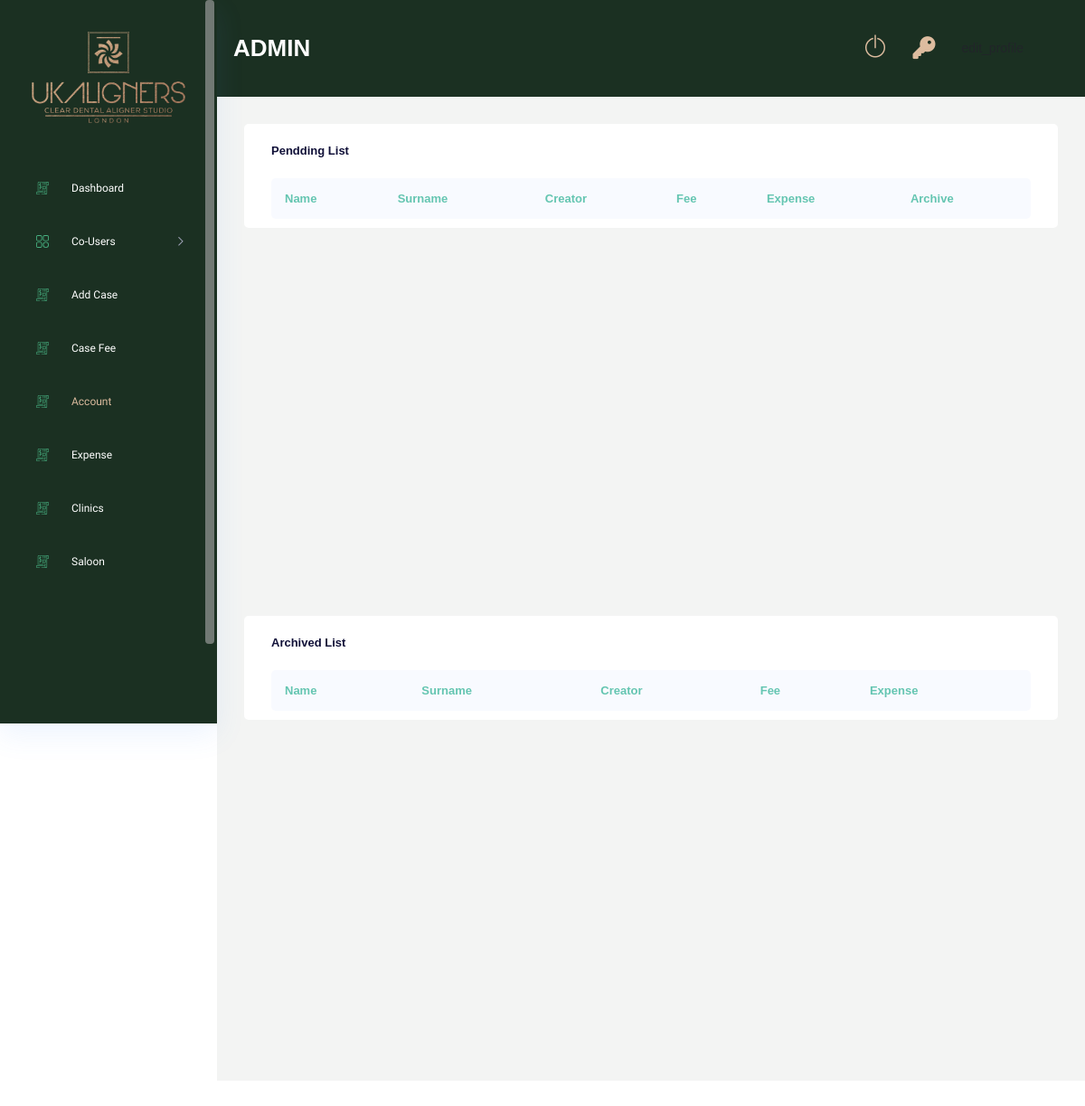
Before: /fee-list/ (signed in) with the older database file.
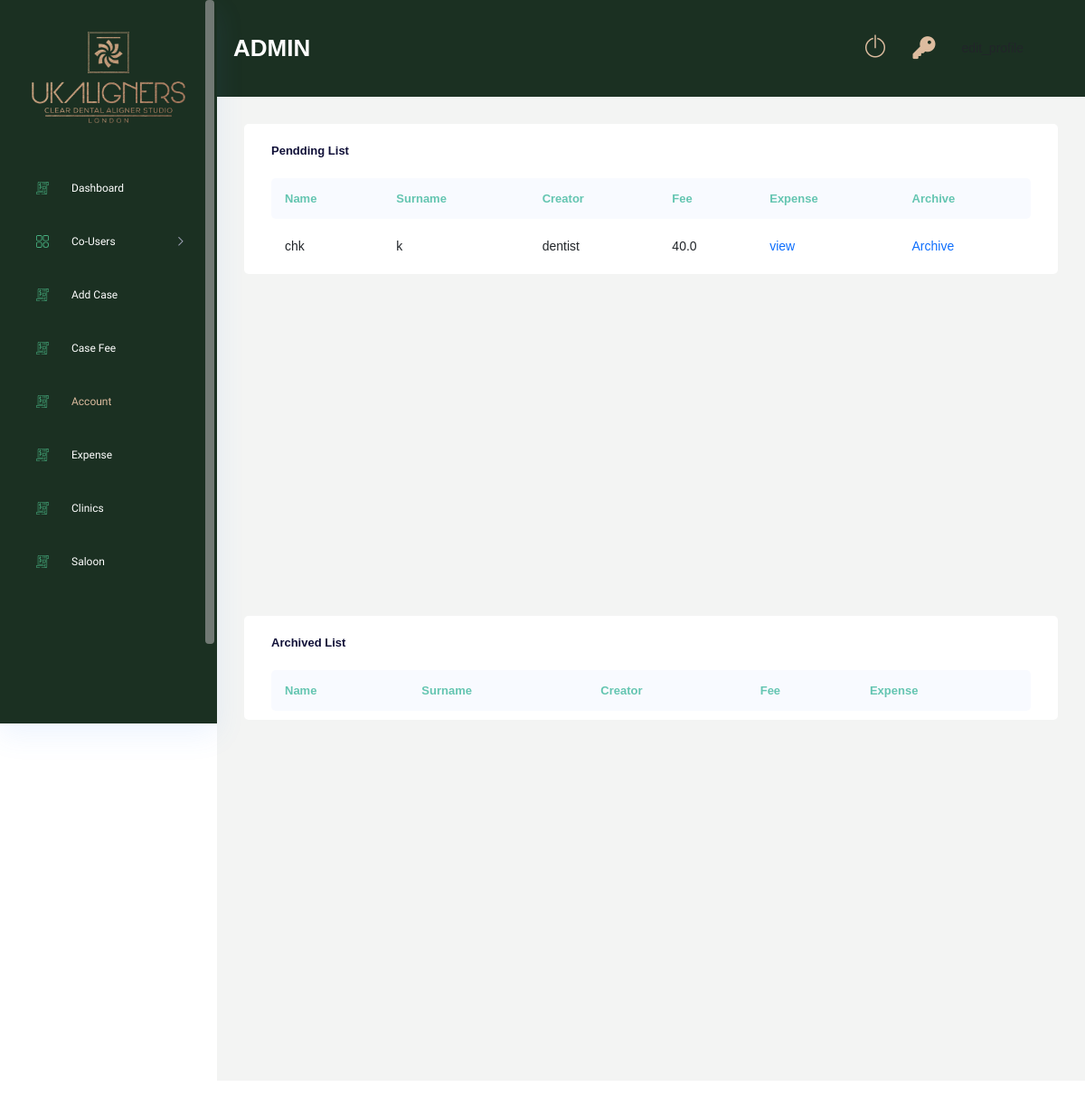
After: the same page with the newer database file.
### Case/models.py (models this page shows, shortened)
class Case(models.Model):
    GENDER_CHOICES = (
        ("male","male"),
        ("female","female"),
        ("other","other")
        )
    ORTHODONTIC_CHOICES = (
        ("yes","yes"),
        ("no","no")
        )
    TREATMENT_REQUIRED_CHOICES = (
        ("full treatment","full treatment"),
        ("continuation","continuation"),
        ("refinement","refinement"),
        ("retainer","retainer")
    )
    OPTIONAL_TREATMENT = (
        ("replacement","replacement"),
        ("mouthguard","mouthguard"),
        ("smile design","smile design")
    )
    SECTION_CHOICES = (
        ("both arches","both arches"),
        ("upper only","upper only"),
        ("lower only","lower only")
    )
    TREATMENT_CHOICES = (
        ("essential","essential"),
        ("advance","advance"),
        ("comprehensive","comprehensive")
    )
    clinic                          = models.ForeignKey(Clinic, on_delete=models.DO_NOTHING,null=True,blank=True)
    dentist                         = models.ForeignKey(Dentist, on_delete=models.DO_NOTHING, null=True, blank=True)
    saloon_owner                    = models.ForeignKey(Saloon_owner, on_delete=models.DO_NOTHING, null=True, blank=True)
    saloon                          = models.ForeignKey(Saloon, on_delete=models.DO_NOTHING, null=True, blank=True)
    name                            = models.CharField(max_length=250)
    surname                         = models.CharField(max_length=250,null=True, blank=True)
    gender                          = models.CharField(max_length=50,choices=GENDER_CHOICES)
    age                             = models.IntegerField(null=True, blank=True)
    treatment_required              = models.CharField(max_length=100,choices=TREATMENT_REQUIRED_CHOICES)
    optional_treatment              = models.CharField(max_length=100,choices=OPTIONAL_TREATMENT, null=True, blank=True)
    orthodontic_treatment_past      = models.CharField(max_length=10,null=True, blank=True, choices=ORTHODONTIC_CHOICES)
    section                         = models.CharField(max_length=250,null=True, blank=True, choices=SECTION_CHOICES)
    treatment_type                  = models.CharField(max_length=250,null=True, blank=True, choices=TREATMENT_CHOICES)
    upper_jaw                       = models.FileField(upload_to="upper_jaws",null=True, blank=True)
    lower_jaw                       = models.FileField(upload_to="lower_jaws",null=True, blank=True)
    rquest_collection               = models.BooleanField(default=False)
    additional_information          = models.TextField(null=True, blank=True)
    planner                         = models.ForeignKey(Planner,on_delete=models.DO_NOTHING, null=True, blank=True)
    technician                      = models.ForeignKey(Technician,on_delete=models.DO_NOTHING, null=True, blank=True)
    status                          = models.CharField(max_length=250, default="new", null=True, blank=True)
    ortho_id                        = models.CharField(max_length=255, null=True, blank=True)
    aligners_upper                  = models.IntegerField(null=True, blank=True)
    aligners_lower                  = models.IntegerField(null=True, blank=True)
    retainer_upper                  = models.IntegerField(null=True, blank=True)
    retainer_lower                  = models.IntegerField(null=True, blank=True)
    treatment_plan_upper            = models.IntegerField(null=True, blank=True)
    treatment_plan_lower            = models.IntegerField(null=True, blank=True)
    duration                        = models.IntegerField(null=True, blank=True)
    progress                        = models.CharField(max_length=255, null=True, blank=True)
    created_at                      = models.DateField(auto_now_add=True, null=True)
    fee_cleared                     = models.BooleanField(default=False)
    totel_fee                       = models.FloatField(default=0.0,null=True,blank=True)
    manager_paid                    = models.BooleanField(default=False)
    planner_paid                    = models.BooleanField(default=False)
    technician_paid                 = models.BooleanField(default=False)
    refinement                      = models.IntegerField(default=0)
    class Meta:
        verbose_name_plural = "Cases"

### DentistRoll/models.py (models this page shows)
class Dentist(models.Model):
    user                    = models.OneToOneField(Users, on_delete=models.CASCADE)
    surname                 = models.CharField(max_length=150,null=True,blank=True)
    number                  = models.CharField(max_length=150,null=True,blank=True)
    clinic                  = models.ManyToManyField(Clinic)
    manager                 = models.ForeignKey(Manager, on_delete=models.DO_NOTHING, null=True, blank=True)
    discount                = models.IntegerField(null=True, blank=True)
    class Meta:
        verbose_name_plural = "Dentists"
    def __str__(self):
        return self.user.username

### Users/models.py (models this page shows, shortened)
class Account(AbstractBaseUser):
    email 					= models.EmailField(verbose_name="email", max_length=60, unique=True)
    username 				= models.CharField(max_length=130)
    date_joined				= models.DateTimeField(verbose_name='date joined', auto_now_add=True)
    last_login				= models.DateTimeField(verbose_name='last login', auto_now=True)
    is_active				= models.BooleanField(default=True)
    is_staff				= models.BooleanField(default=False)
    is_superuser			= models.BooleanField(default=False)
    is_admin				= models.BooleanField(default=False)
    is_manager   			= models.BooleanField(default=False)
    is_planner   			= models.BooleanField(default=False)
    is_technician   		= models.BooleanField(default=False)
    is_dentist      		= models.BooleanField(default=False)
    is_salon           		= models.BooleanField(default=False)
    is_individual     		= models.BooleanField(default=False)
    is_clinic        		= models.BooleanField(default=False)
    hide_email				= models.BooleanField(default=True)
    USERNAME_FIELD = 'email'
    REQUIRED_FIELDS = ['username']
    objects = MyAccountManager()

### AdminRoll/views.py (the view)
# urls.py: path('fee-list/', views.fee_list, name="fee_list"),
@login_required(login_url='login')
def fee_list(request):
    if request.user.is_admin:
        cases_accept = Case.objects.filter(status = 'accepted', fee_cleared=False)
        cases_tc = Case.objects.filter(status = 'tc', fee_cleared=False)
        cases_treatment = Case.objects.filter(status = 'treatment', fee_cleared=False)
        total_unpaid_cases = list(chain(cases_accept, cases_tc, cases_treatment))
        cases_accept_paid = Case.objects.filter(status = 'accepted', fee_cleared=True)
        cases_tc_paid = Case.objects.filter(status = 'tc', fee_cleared=True)
        cases_treatment_paid = Case.objects.filter(status = 'treatment', fee_cleared=True)
        total_paid_cases = list(chain(cases_accept_paid, cases_tc_paid, cases_treatment_paid))
        context = {
            'total_unpaid_cases':total_unpaid_cases,
            'total_paid_cases':total_paid_cases
        }
        return render(request,'adminRoll/fee.html',context)
    else:
        return redirect('login')

### AdminRoll/templates/adminRoll/fee.html (shortened to what the changed rows need)
{% extends 'base.html' %}
{% load static %}
{% block content %}
<div class="main_content_iner ">
    <div class="container-fluid p-0">
        <div class="row justify-content-center">
            <div class="col-lg-12">
                <div class="white_card card_height_100 mb_30">
                    <div class="white_card">
                        <div class="QA_section plr_30">
                            <div class="QA_table mb_30">
                                <table class="table lms_table_active ">
                                    <thead>
                                        <tr>
                                            <th scope="col">Name</th>
                                            <th scope="col">Surname</th>
                                            <th scope="col">Creator</th>
                                            <th scope="col">Fee</th>
                                            <th scope="col">Expense</th>
                                            <th scope="col">Archive</th>
                                        </tr>
                                    </thead>
                                    <tbody>
                                        {% for obj in total_unpaid_cases %}
                                        <tr>
                                            <td>{{ obj.name }}</td>
                                            <td>{{ obj.surname }}</td>
                                            {% if obj.dentist  %}
                                            <td>{{ obj.dentist }}</td>
                                            {% else %}
                                                <td>{{ obj.saloon_owner }}</td>
                                            {% endif %}
                                            <td>{{ obj.totel_fee }}</td>
                                            <td><a href="{% url 'AdminRoll:expense' obj.id %}">view</a></td>
                                            <td><a href="{% url 'AdminRoll:archive' obj.id %}">Archive</a></td>
                                        </tr>
                                        {% endfor %}
                                    </tbody>
                                </table>
                            </div>
                        </div>
                    </div>
                </div>
            </div>
        </div>
    </div>
</div>
<div class="main_content_iner ">
    <div class="container-fluid p-0">
        <div class="row justify-content-center">
            <div class="col-lg-12">
                <div class="white_card card_height_100 mb_30">
                    <div class="white_card">
                        <div class="QA_section plr_30">
                            <div class="QA_table mb_30">
                                <table class="table lms_table_active ">
                                    <thead>
                                        <tr>
                                            <th scope="col">Name</th>
                                            <th scope="col">Surname</th>
                                            <th scope="col">Creator</th>
                                            <th scope="col">Fee</th>
                                            <th scope="col">Expense</th>
                                        </tr>
                                    </thead>
                                </table>
                            </div>
                        </div>
                    </div>
                </div>
            </div>
        </div>
    </div>
</div>
{% endblock %}

Changed rows visible on the page:
added Case: name "chk", surname "k", dentist "dentist", totel_fee "40.0"
